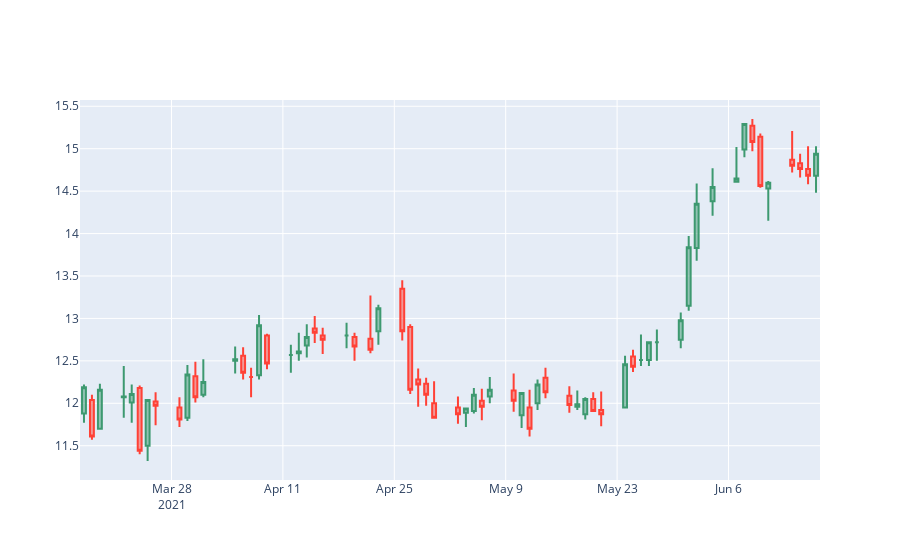

Notebook cell for this chart:
### Code cell
fig = go.Figure(data=[go.Candlestick(x=data['Date'],
                open=data['Open'],
                high=data['High'],
                low=data['Low'],
                close=data['Close'])])
fig.update_layout(xaxis_rangeslider_visible=False)
fig.show()
